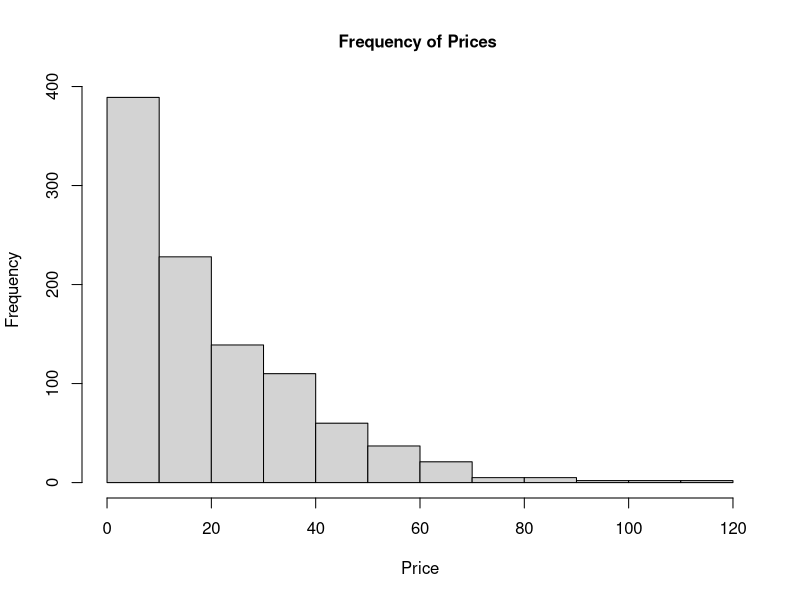
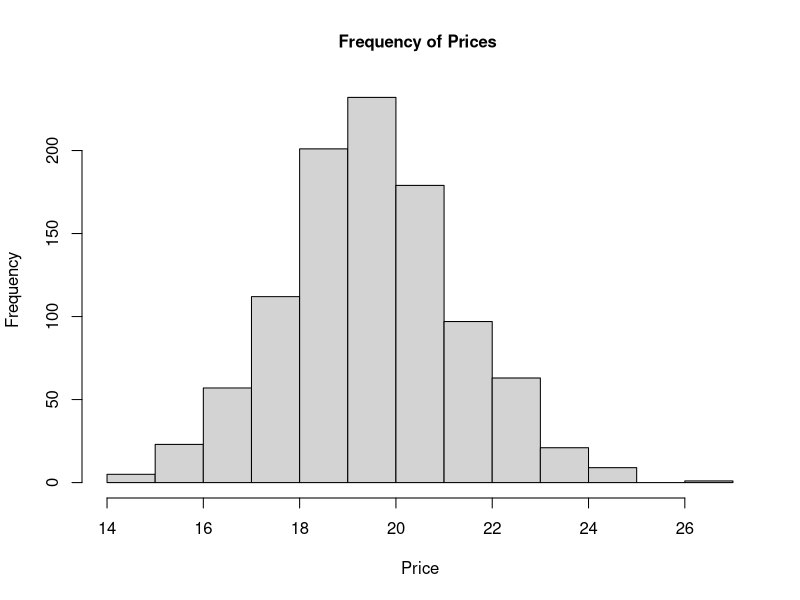
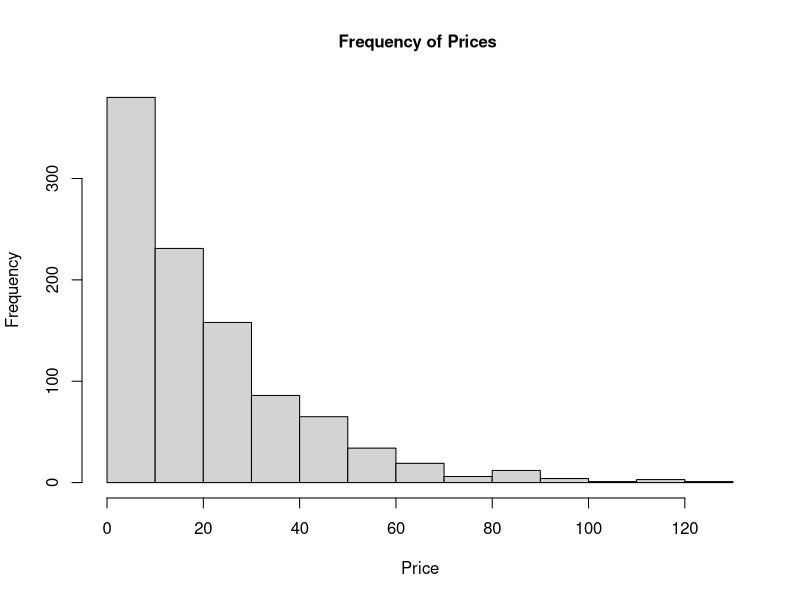
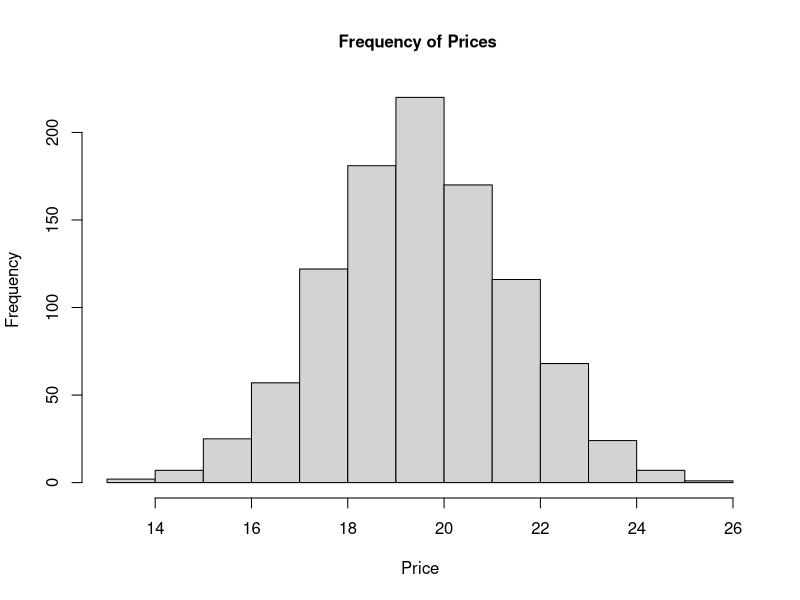
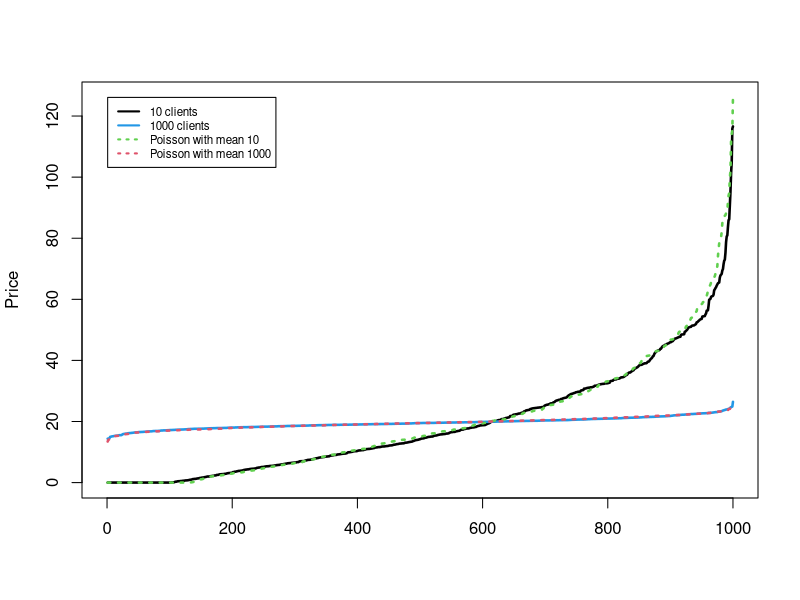
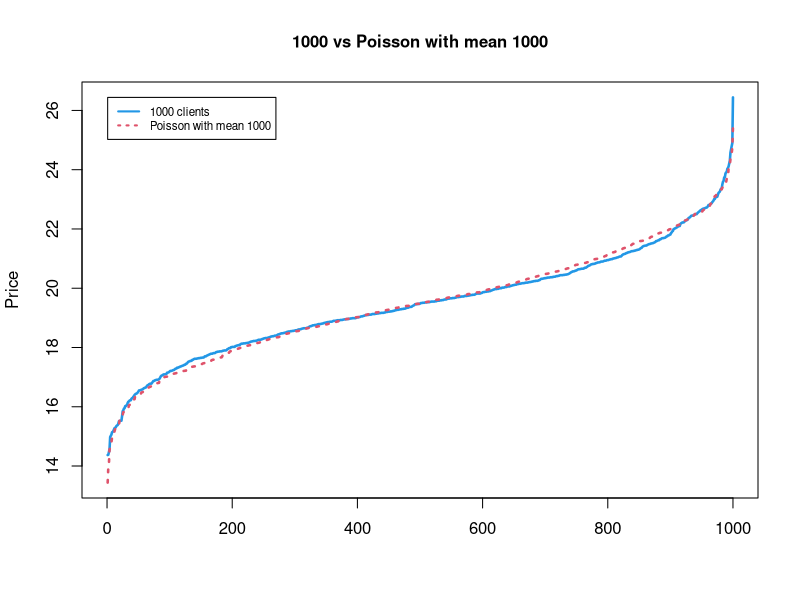

Recreate these plots in R, in order.
## ---- chunk 1
library(truncnorm)
library(dplyr)
library(knitr)
## ---- chunk 2
# function to generate data and get the price per customer
cost <- function(){
  components <- sample(1:2, prob = c(0.625, 0.375), size = n, replace=TRUE) # probability of the first car is n/1.6n = 0.625, second 0.6n/1.6n = 0.375
  mus <- c(16, 8) # averages of mileages
  sds <- sqrt(c(2.5, 8)) # standar dev. of mileages
  mileage <- rtruncnorm(n = n, mean = mus[components], sd = sds[components], a = 0)
  
  first_dam <- rexp(n, 0.05) # Months till first damage. mean = 1/0.05=20

  dam_size <- rgamma(n, shape = 1, scale = 100) # mean = a*s = 1*100 =100 , var = a*s^2 = 1*100^2 = 10000

  dat <- data.frame(mileage, first_dam, dam_size) # connecting vectors into data frame

  dam1 <- dat[(dat$first_dam<=12),] # excluding damages after 12 moths
  car <- dam1[(dam1[,1]<=14),] # excluding cars with mileage over 14k kilometers
  loss <- sum(car[,3]) # total damage
  price <- loss/n # dividing total damage from total clients number
  round(price,2)
}
## ---- chunk 3
n <- 10
sim1 <- replicate(1000, cost())
sd(sim1)
## ---- chunk 4
hist(sim1, main = "Frequency of Prices ", cex.main = 1, xlab = "Price")
sd1 <- round(sd(sim1), 2)
price1 <- round(quantile(sim1, 0.95), 2)
summ1 <- summary(sim1)
## ---- chunk 5
n <- 1000
sim2 <- replicate(1000, cost())
## ---- chunk 6
hist(sim2, main = "Frequency of Prices ", cex.main = 1, xlab = "Price")
sd2 <- round(sd(sim2), 2)
price2 <- round(quantile(sim2, 0.95), 2)
summ2 <- summary(sim2)
## ---- chunk 7
# Same function. Just added clients number inside function
cost3 <- function(){
  n <- rpois(1, 10) # clients number 
  
  components <- sample(1:2, prob = c(0.625, 0.375), size = n, replace=TRUE)
  mus <- c(16, 8)
  sds <- sqrt(c(2.5, 8))
  mileage <- rtruncnorm(n = n, mean = mus[components], sd = sds[components], a = 0)
  first_dam <- rexp(n, 0.05)
  dam_size <- rgamma(n, shape = 1, scale = 100)
  dat <- data.frame(mileage, first_dam, dam_size)
  dam1 <- dat[(dat$first_dam<=12),]
  car <- dam1[(dam1[,1]<=14),]
  loss <- sum(car[,3])
  price <- loss/n
  price
}
## ---- chunk 8
sim3 <- replicate(1000, cost3())
## ---- chunk 9
hist(sim3, main = "Frequency of Prices ", cex.main = 1, xlab = "Price")
sd3 <- round(sd(sim3), 2)
price3 <- round(quantile(sim3, 0.95), 2)
summ3 <- summary(sim3)
## ---- chunk 10
cost4 <- function(){
  n <- rpois(1, 1000) # clients number 
  
  components <- sample(1:2, prob = c(0.625, 0.375), size = n, replace=TRUE)
  mus <- c(16, 8)
  sds <- sqrt(c(2.5, 8))
  mileage <- rtruncnorm(n = n, mean = mus[components], sd = sds[components], a = 0)
  first_dam <- rexp(n, 0.05)
  dam_size <- rgamma(n, shape = 1, scale = 100)
  dat <- data.frame(mileage, first_dam, dam_size)
  dam1 <- dat[(dat$first_dam<=12),]
  car <- dam1[(dam1[,1]<=14),]
  loss <- sum(car[,3])
  price <- loss/n
  price
}
## ---- chunk 11
sim4 <- replicate(1000, cost4())
## ---- chunk 12
hist(sim4, main = "Frequency of Prices ", cex.main = 1, xlab = "Price")
sd4 <- round(sd(sim4), 2)
price4 <- round(quantile(sim4, 0.95), 2)
summ4 <- summary(sim4)
## ---- chunk 13
plot(c(0,1000),c(0,max(sim1, sim2, sim3, sim4)), type="n", xlab = "", ylab = "Price", main = "")
lines(sort(sim1), lwd = 2.5)
lines(sort(sim2), col = 4, lwd = 2.5)
lines(sort(sim3), col = 3, lwd = 2.5, lty = 3)
lines(sort(sim4), col = 2, lwd = 2.5, lty = 3)
legend(1, max(sim1, sim2, sim3, sim4), legend = c("10 clients", "1000 clients", "Poisson with mean 10", "Poisson with mean 1000"),
       col = c(1,4,3,2), lwd = 2, lty=c(1,1,3,3), cex=0.7)

plot(c(0,1000),c(min(sim2, sim4),max(sim2, sim4)), type="n", xlab = "", ylab = "Price", main = "1000 vs Poisson with mean 1000", cex.main = 1)
lines(sort(sim2), col = 4, lwd = 2.5)
lines(sort(sim4), col = 2, lwd = 2.5, lty = 3)
legend(1, max(sim2, sim4), legend = c( "1000 clients", "Poisson with mean 1000"),
       col = c(4,2), lwd = 2, lty=c(1,33), cex=0.7)
